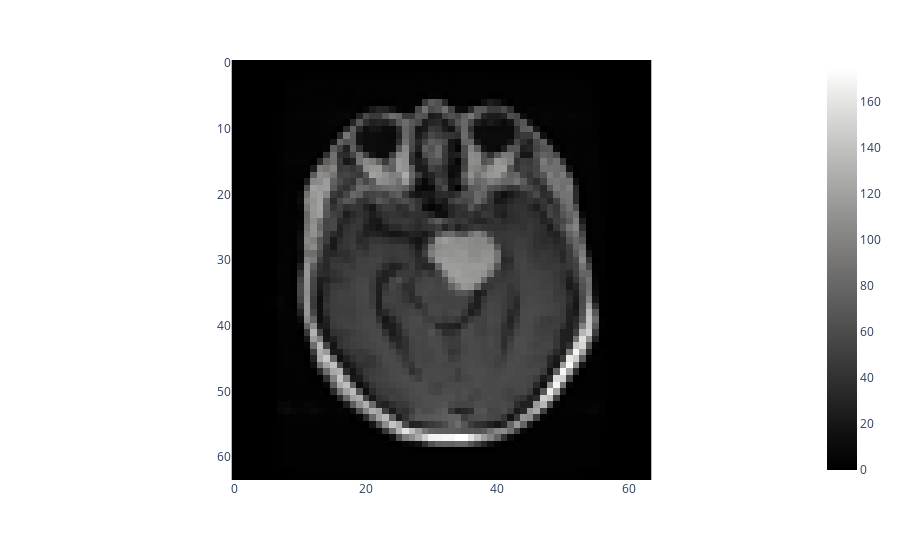

The notebook cell this image was saved under:
### Markdown cell above
### Exploring the Data

### Code cell
# Display a couple random samples (re-run to load a new image)
train_dataframe, test_dataframe = load_dataset_dataframes()
random_image_path = np.random.choice(test_dataframe['file_path'])
random_image = load_image(random_image_path)
display(random_image_path)
px.imshow(random_image, color_continuous_scale='gray').show()

### Figure 1 — Plotly figure (JSON) as saved in the notebook; plotly's stock layout.template omitted (floating-point values rounded to 4 significant figures; data arrays with more than 128 entries replaced by an {"elided": "..."} marker saying what was removed)
{"data": [{"coloraxis": "coloraxis", "hovertemplate": "x: %{x}<br>y: %{y}<br>color: %{z}<extra></extra>", "name": "0", "type": "heatmap", "xaxis": "x", "yaxis": "y", "z": {"elided": "64x64 float values"}}], "layout": {"coloraxis": {"colorscale": [[0, "rgb(0, 0, 0)"], [0.09091, "rgb(16, 16, 16)"], [0.1818, "rgb(38, 38, 38)"], [0.2727, "rgb(59, 59, 59)"], [0.3636, "rgb(81, 80, 80)"], [0.4545, "rgb(102, 101, 101)"], [0.5455, "rgb(124, 123, 122)"], [0.6364, "rgb(146, 146, 145)"], [0.7273, "rgb(171, 171, 170)"], [0.8182, "rgb(197, 197, 195)"], [0.9091, "rgb(224, 224, 223)"], [1, "rgb(254, 254, 253)"]]}, "margin": {"t": 60}, "xaxis": {"anchor": "y", "constrain": "domain", "domain": [0, 1], "scaleanchor": "y"}, "yaxis": {"anchor": "x", "autorange": "reversed", "constrain": "domain", "domain": [0, 1]}}}
